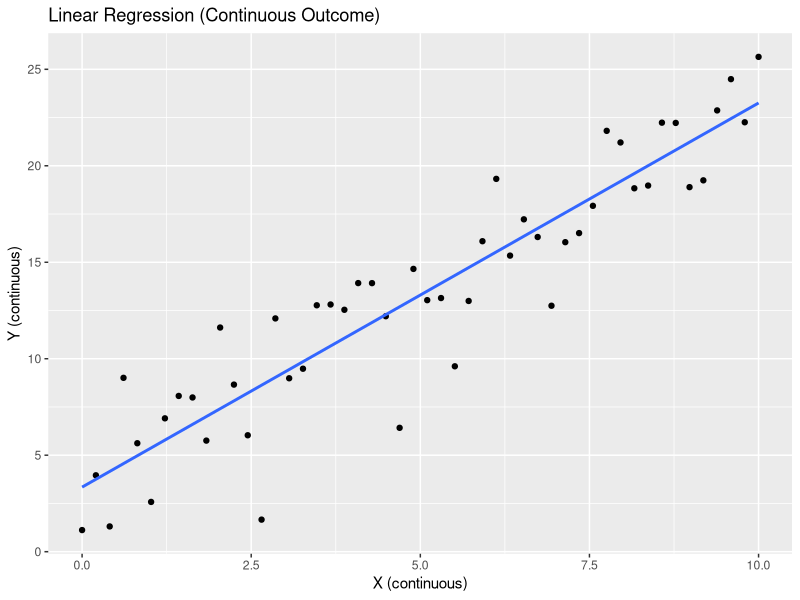
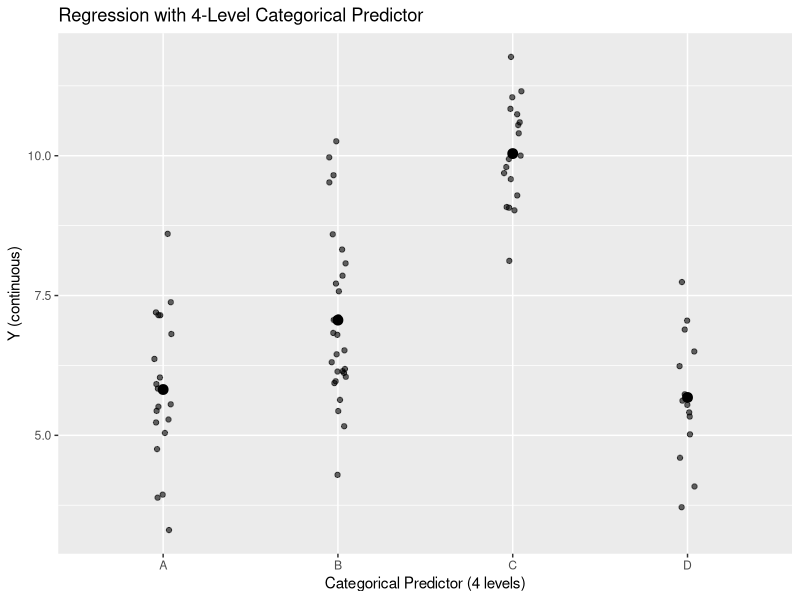
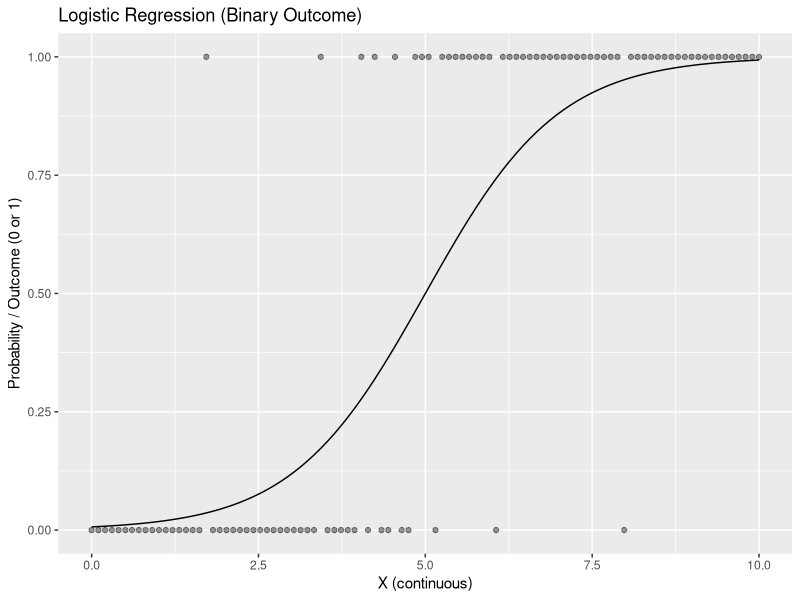

Source code (R) for these figures, in order:
## ---- chunk 1
#| echo: false
library(tidyverse)
set.seed(1)
d <- tibble(x = seq(0, 10, length.out = 50), y = 2*x + 3 + rnorm(50, 0, 3))
ggplot(d, aes(x, y)) + geom_point() + geom_smooth(method = "lm", se = FALSE) +
  labs(title = "Linear Regression (Continuous Outcome)", x = "X (continuous)", y = "Y (continuous)")
## ---- chunk 2
#| echo: false
library(tidyverse)
set.seed(1)
d <- tibble(group = factor(sample(LETTERS[1:4], 80, replace = TRUE)),
            y = c(A=5, B=7, C=10, D=6)[group] + rnorm(80, 0, 1.5))
ggplot(d, aes(group, y)) + geom_jitter(width = .05, alpha = .6) +
  stat_summary(fun = mean, geom = "point", size = 3) +
  labs(title = "Regression with 4-Level Categorical Predictor",
       x = "Categorical Predictor (4 levels)", y = "Y (continuous)")
## ---- chunk 3
#| echo: false
library(tidyverse)
set.seed(1)
d <- tibble(x = seq(0, 10, length.out = 100), p = plogis(-5 + x), y = rbinom(100, 1, p))
ggplot(d, aes(x)) + geom_point(aes(y = y), alpha = .4) + geom_line(aes(y = p)) +
  labs(title = "Logistic Regression (Binary Outcome)",
       x = "X (continuous)", y = "Probability / Outcome (0 or 1)")
